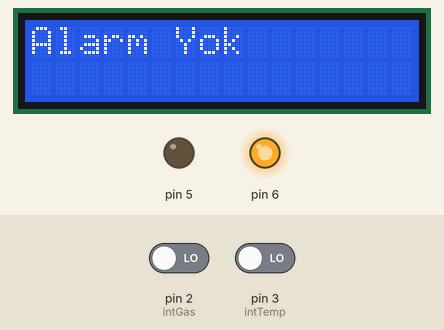
This sketch was run on a simulated Arduino Uno, built with avr-gcc and run on an emulated ATmega328P. On the bench: 16×2 character LCD, output pins drawn as LEDs (lit = HIGH). The test bench sets the inputs (shaded band); at power-on: pin 2 (intGas) LOW, pin 3 (intTemp) LOW.

Above: at 1.2 s.
1.3 s: pin 2 (intGas) driven HIGH
At 1.43 s:
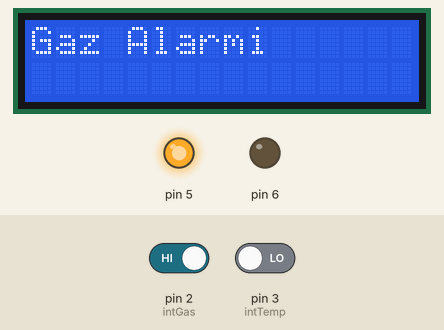
3.0 s: pin 3 (intTemp) driven HIGH
At 3.01 s:
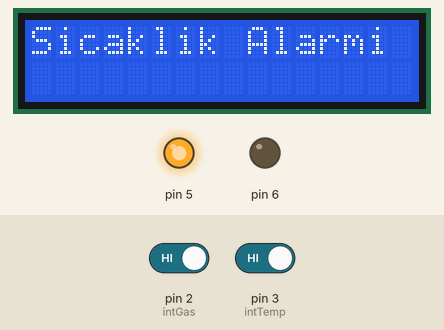
Timing chart, 0 to 6.0 s (numbered marks = the images above; inputs shaded):
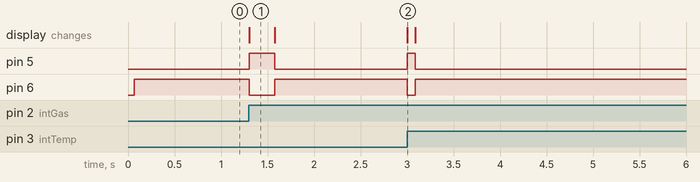

Measured:
- after the input at 1.3 s, pin 5: LOW → HIGH at once, → LOW 0.28 s later; pin 6: HIGH → LOW at once, → HIGH 0.28 s later; the display: changes at once (image 1)
- after the input at 3.0 s, pin 5: LOW → HIGH at once, → LOW 0.09 s later; pin 6: HIGH → LOW at once, → HIGH 0.09 s later; the display: changes at once (image 2)

The sketch:

Arduino2.ino
```cpp
#include <LiquidCrystal.h>
LiquidCrystal lcd(12, 11, 10, 9, 8, 7);
const int intGas=2;
const int intTemp=3;
void setup()
{
  lcd.begin(16,2);
  pinMode(intGas, INPUT);
  pinMode(intTemp, INPUT);
  pinMode(6, OUTPUT);
  pinMode(5, OUTPUT);

  attachInterrupt(digitalPinToInterrupt(intGas), intGasMet, RISING);
  attachInterrupt(digitalPinToInterrupt(intTemp), intTempMet, RISING);
}

void loop()
{
  lcd.clear();
  lcd.setCursor(0,0);
  lcd.print("Alarm Yok");
  digitalWrite(5, LOW);
  digitalWrite(6, HIGH);
  delay(500);
}

void intGasMet(){
  lcd.setCursor(0,0);
  lcd.print("Gaz Alarmi");
  digitalWrite(6, LOW);
  digitalWrite(5, HIGH);
}

void intTempMet(){
  lcd.setCursor(0,0);
  lcd.print("Sicaklik Alarmi");
  digitalWrite(6, LOW);
  digitalWrite(5, HIGH);
}
```
